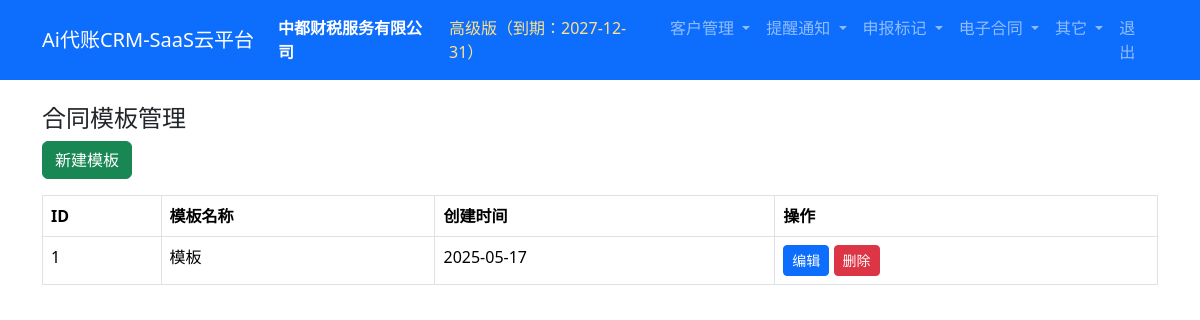
The app's page /ht_contract_templates.php (signed in) with its own data.
### tables this page shows
CREATE TABLE `contract_templates` (
  `id` int(11) NOT NULL AUTO_INCREMENT,
  `tenant_id` int(11) NOT NULL,
  `name` varchar(255) NOT NULL,
  `content` text,
  `created_at` date DEFAULT NULL,
  PRIMARY KEY (`id`)
);

### public/ht_contract_templates.php (the view, shortened to what this page needs)
<?php
require_once __DIR__.'/check_package.php';
$stmt = $db->prepare("SELECT * FROM contract_templates WHERE tenant_id=:tenant_id ORDER BY id DESC");
$stmt->bindValue(':tenant_id', $_SESSION['tenant_id'], PDO::PARAM_INT);
$stmt->execute();
$templates = [];
while ($row = $stmt->fetch(PDO::FETCH_ASSOC)) $templates[] = $row;
?>
<!DOCTYPE html>
<html>
<head>
    <link href="/bootstrap/css/bootstrap.min.css" rel="stylesheet">
</head>
<body>
<?php include('navbar.php');?>
<div class="container mt-4">
    <h4>合同模板管理</h4>
    <a class="btn btn-success mb-3" href="ht_contract_template_edit.php">新建模板</a>
    <table class="table table-bordered bg-white">
        <thead>
            <tr>
                <th>ID</th>
                <th>模板名称</th>
                <th>创建时间</th>
                <th>操作</th>
            </tr>
        </thead>
        <tbody>
        <?php foreach ($templates as $tpl): ?>
            <tr>
                <td><?= $tpl['id'] ?></td>
                <td><?= htmlspecialchars($tpl['name']) ?></td>
                <td><?= $tpl['created_at'] ?></td>
                <td>
                    <a class="btn btn-sm btn-primary" href="ht_contract_template_edit.php?id=<?= $tpl['id'] ?>">编辑</a>
                    <a class="btn btn-sm btn-danger" href="ht_contract_templates.php?del=<?= $tpl['id'] ?>" onclick="return confirm('确定要删除该模板吗？')">删除</a>
                </td>
            </tr>
        <?php endforeach;?>
        </tbody>
    </table>
</div>
</body>
</html>

### records on screen
contract_templates: id "1", name "模板", created_at "2025-05-17"

### other values on screen
$platform_name "Ai代账CRM-SaaS云平台"
$_SESSION['tenant_name'] "中都财税服务有限公司"
$package_name "高级版"
$package_expire "2027-12-31"
